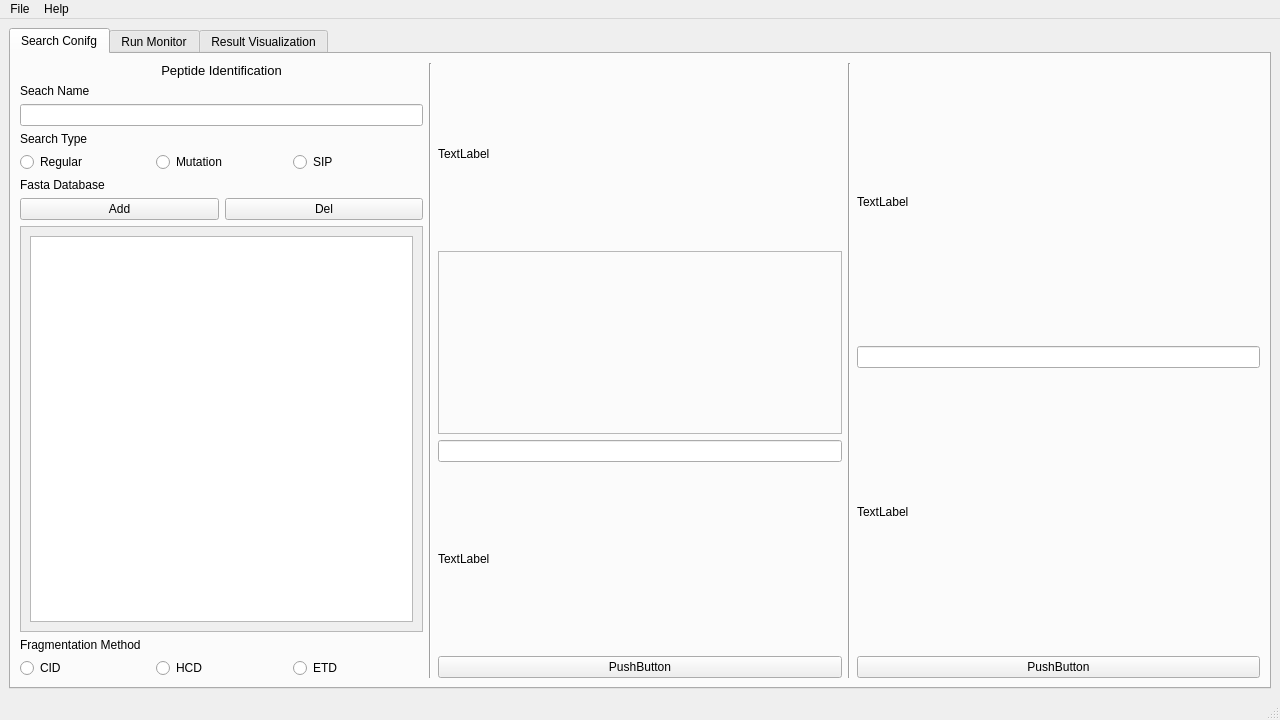
<?xml version="1.0" encoding="UTF-8"?>
<ui version="4.0">
 <class>MainWindow</class>
 <widget class="QMainWindow" name="MainWindow">
  <property name="geometry">
   <rect>
    <x>0</x>
    <y>0</y>
    <width>1280</width>
    <height>720</height>
   </rect>
  </property>
  <property name="minimumSize">
   <size>
    <width>720</width>
    <height>405</height>
   </size>
  </property>
  <property name="font">
   <font>
    <family>Microsoft YaHei UI</family>
   </font>
  </property>
  <property name="windowTitle">
   <string>Sipros</string>
  </property>
  <widget class="QWidget" name="centralwidget">
   <layout class="QHBoxLayout" name="horizontalLayout">
    <item>
     <widget class="QTabWidget" name="tabWidget">
      <property name="currentIndex">
       <number>0</number>
      </property>
      <widget class="QWidget" name="tab">
       <attribute name="title">
        <string>Search Conifg</string>
       </attribute>
       <layout class="QHBoxLayout" name="horizontalLayout_4">
        <item>
         <layout class="QVBoxLayout" name="verticalLayout">
          <item>
           <widget class="QLabel" name="label_5">
            <property name="font">
             <font>
              <family>Arial</family>
              <pointsize>10</pointsize>
             </font>
            </property>
            <property name="text">
             <string>Peptide Identification</string>
            </property>
            <property name="textFormat">
             <enum>Qt::PlainText</enum>
            </property>
            <property name="alignment">
             <set>Qt::AlignCenter</set>
            </property>
           </widget>
          </item>
          <item>
           <widget class="QLabel" name="label">
            <property name="text">
             <string>Seach Name</string>
            </property>
           </widget>
          </item>
          <item>
           <widget class="QLineEdit" name="lineEdit"/>
          </item>
          <item>
           <widget class="QLabel" name="label_2">
            <property name="text">
             <string>Search Type</string>
            </property>
           </widget>
          </item>
          <item>
           <layout class="QHBoxLayout" name="horizontalLayout_2">
            <item>
             <widget class="QRadioButton" name="radioButton_3">
              <property name="text">
               <string>Regular</string>
              </property>
             </widget>
            </item>
            <item>
             <widget class="QRadioButton" name="radioButton_2">
              <property name="text">
               <string>Mutation</string>
              </property>
             </widget>
            </item>
            <item>
             <widget class="QRadioButton" name="radioButton">
              <property name="text">
               <string>SIP</string>
              </property>
             </widget>
            </item>
           </layout>
          </item>
          <item>
           <widget class="QLabel" name="label_3">
            <property name="text">
             <string>Fasta Database</string>
            </property>
           </widget>
          </item>
          <item>
           <layout class="QHBoxLayout" name="horizontalLayout_3">
            <item>
             <widget class="QPushButton" name="pushButton_2">
              <property name="text">
               <string>Add</string>
              </property>
             </widget>
            </item>
            <item>
             <widget class="QPushButton" name="pushButton">
              <property name="text">
               <string>Del</string>
              </property>
             </widget>
            </item>
           </layout>
          </item>
          <item>
           <widget class="QScrollArea" name="scrollArea">
            <property name="widgetResizable">
             <bool>true</bool>
            </property>
            <widget class="QWidget" name="scrollAreaWidgetContents">
             <property name="geometry">
              <rect>
               <x>0</x>
               <y>0</y>
               <width>399</width>
               <height>378</height>
              </rect>
             </property>
             <layout class="QVBoxLayout" name="verticalLayout_4">
              <item>
               <widget class="QTableWidget" name="tableWidget"/>
              </item>
             </layout>
            </widget>
           </widget>
          </item>
          <item>
           <widget class="QLabel" name="label_4">
            <property name="text">
             <string>Fragmentation Method</string>
            </property>
           </widget>
          </item>
          <item>
           <layout class="QHBoxLayout" name="horizontalLayout_6">
            <property name="leftMargin">
             <number>0</number>
            </property>
            <property name="topMargin">
             <number>0</number>
            </property>
            <item>
             <widget class="QRadioButton" name="radioButton_5">
              <property name="text">
               <string>CID</string>
              </property>
             </widget>
            </item>
            <item>
             <widget class="QRadioButton" name="radioButton_4">
              <property name="text">
               <string>HCD</string>
              </property>
             </widget>
            </item>
            <item>
             <widget class="QRadioButton" name="radioButton_6">
              <property name="text">
               <string>ETD</string>
              </property>
             </widget>
            </item>
           </layout>
          </item>
         </layout>
        </item>
        <item>
         <widget class="Line" name="line">
          <property name="orientation">
           <enum>Qt::Vertical</enum>
          </property>
         </widget>
        </item>
        <item>
         <layout class="QVBoxLayout" name="verticalLayout_3">
          <item>
           <widget class="QLabel" name="label_6">
            <property name="text">
             <string>TextLabel</string>
            </property>
           </widget>
          </item>
          <item>
           <widget class="QFrame" name="frame">
            <property name="frameShape">
             <enum>QFrame::StyledPanel</enum>
            </property>
            <property name="frameShadow">
             <enum>QFrame::Raised</enum>
            </property>
           </widget>
          </item>
          <item>
           <widget class="QLineEdit" name="lineEdit_2"/>
          </item>
          <item>
           <widget class="QLabel" name="label_7">
            <property name="text">
             <string>TextLabel</string>
            </property>
           </widget>
          </item>
          <item>
           <widget class="QPushButton" name="pushButton_3">
            <property name="text">
             <string>PushButton</string>
            </property>
           </widget>
          </item>
         </layout>
        </item>
        <item>
         <widget class="Line" name="line_2">
          <property name="orientation">
           <enum>Qt::Vertical</enum>
          </property>
         </widget>
        </item>
        <item>
         <layout class="QVBoxLayout" name="verticalLayout_5">
          <item>
           <widget class="QLabel" name="label_8">
            <property name="text">
             <string>TextLabel</string>
            </property>
           </widget>
          </item>
          <item>
           <widget class="QLineEdit" name="lineEdit_3"/>
          </item>
          <item>
           <widget class="QLabel" name="label_9">
            <property name="text">
             <string>TextLabel</string>
            </property>
           </widget>
          </item>
          <item>
           <widget class="QPushButton" name="pushButton_4">
            <property name="text">
             <string>PushButton</string>
            </property>
           </widget>
          </item>
         </layout>
        </item>
       </layout>
      </widget>
      <widget class="QWidget" name="tab_2">
       <attribute name="title">
        <string>Run Monitor</string>
       </attribute>
      </widget>
      <widget class="QWidget" name="tab_3">
       <attribute name="title">
        <string>Result Visualization</string>
       </attribute>
      </widget>
     </widget>
    </item>
   </layout>
  </widget>
  <widget class="QMenuBar" name="menubar">
   <property name="geometry">
    <rect>
     <x>0</x>
     <y>0</y>
     <width>1280</width>
     <height>21</height>
    </rect>
   </property>
   <widget class="QMenu" name="menuopen">
    <property name="title">
     <string>File</string>
    </property>
    <addaction name="actionNew"/>
    <addaction name="actionOpen"/>
    <addaction name="actionSave"/>
    <addaction name="actionSave_as"/>
   </widget>
   <widget class="QMenu" name="menuHelp">
    <property name="title">
     <string>Help</string>
    </property>
    <addaction name="actionAbout"/>
    <addaction name="actionVersion"/>
   </widget>
   <addaction name="menuopen"/>
   <addaction name="menuHelp"/>
  </widget>
  <widget class="QStatusBar" name="statusbar"/>
  <action name="actionOpen">
   <property name="text">
    <string>Open</string>
   </property>
  </action>
  <action name="actionSave">
   <property name="text">
    <string>Save</string>
   </property>
  </action>
  <action name="actionSave_as">
   <property name="text">
    <string>Save As</string>
   </property>
  </action>
  <action name="actionNew">
   <property name="text">
    <string>New</string>
   </property>
  </action>
  <action name="actionAbout">
   <property name="text">
    <string>About</string>
   </property>
  </action>
  <action name="actionVersion">
   <property name="text">
    <string>Version</string>
   </property>
  </action>
 </widget>
 <resources/>
 <connections/>
</ui>
